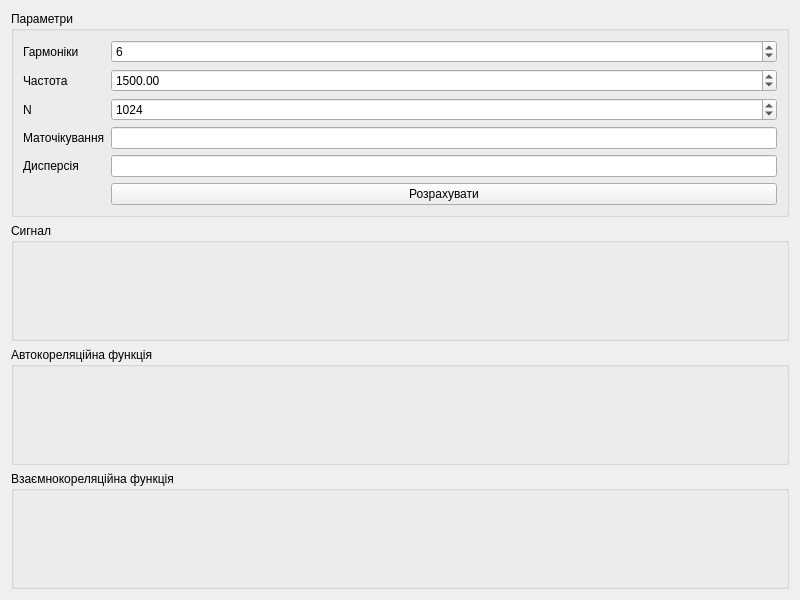
<?xml version="1.0" encoding="UTF-8"?>
<ui version="4.0">
 <class>Lab1</class>
 <widget class="QWidget" name="Lab1">
  <property name="geometry">
   <rect>
    <x>0</x>
    <y>0</y>
    <width>800</width>
    <height>600</height>
   </rect>
  </property>
  <property name="windowTitle">
   <string>Form</string>
  </property>
  <layout class="QGridLayout" name="gridLayout">
   <item row="2" column="0">
    <widget class="QGroupBox" name="autocorrelation">
     <property name="title">
      <string>Автокореляційна функція</string>
     </property>
     <layout class="QGridLayout" name="gridLayout_4"/>
    </widget>
   </item>
   <item row="0" column="0">
    <widget class="QGroupBox" name="parameters">
     <property name="title">
      <string>Параметри</string>
     </property>
     <layout class="QGridLayout" name="gridLayout_2">
      <item row="1" column="0">
       <widget class="QLabel" name="labelFrequency">
        <property name="text">
         <string>Частота</string>
        </property>
       </widget>
      </item>
      <item row="0" column="0">
       <widget class="QLabel" name="labelHarmonics">
        <property name="text">
         <string>Гармоніки</string>
        </property>
       </widget>
      </item>
      <item row="3" column="1">
       <widget class="QLineEdit" name="average">
        <property name="readOnly">
         <bool>true</bool>
        </property>
       </widget>
      </item>
      <item row="5" column="1">
       <widget class="QPushButton" name="pushButton">
        <property name="text">
         <string>Розрахувати</string>
        </property>
       </widget>
      </item>
      <item row="2" column="0">
       <widget class="QLabel" name="labelN">
        <property name="text">
         <string>N</string>
        </property>
       </widget>
      </item>
      <item row="1" column="1">
       <widget class="QDoubleSpinBox" name="frequency">
        <property name="minimum">
         <double>100.000000000000000</double>
        </property>
        <property name="maximum">
         <double>3000.000000000000000</double>
        </property>
        <property name="singleStep">
         <double>100.000000000000000</double>
        </property>
        <property name="value">
         <double>1500.000000000000000</double>
        </property>
       </widget>
      </item>
      <item row="3" column="0">
       <widget class="QLabel" name="labelAvg">
        <property name="text">
         <string>Маточікування</string>
        </property>
       </widget>
      </item>
      <item row="0" column="1">
       <widget class="QSpinBox" name="harmonics">
        <property name="minimum">
         <number>1</number>
        </property>
        <property name="maximum">
         <number>16</number>
        </property>
        <property name="value">
         <number>6</number>
        </property>
       </widget>
      </item>
      <item row="2" column="1">
       <widget class="QSpinBox" name="nInput">
        <property name="minimum">
         <number>32</number>
        </property>
        <property name="maximum">
         <number>2048</number>
        </property>
        <property name="value">
         <number>1024</number>
        </property>
       </widget>
      </item>
      <item row="4" column="0">
       <widget class="QLabel" name="label_2">
        <property name="text">
         <string>Дисперсія</string>
        </property>
       </widget>
      </item>
      <item row="4" column="1">
       <widget class="QLineEdit" name="dispersion">
        <property name="readOnly">
         <bool>true</bool>
        </property>
       </widget>
      </item>
     </layout>
    </widget>
   </item>
   <item row="1" column="0">
    <widget class="QGroupBox" name="signal">
     <property name="title">
      <string>Сигнал</string>
     </property>
     <layout class="QGridLayout" name="gridLayout_3"/>
    </widget>
   </item>
   <item row="3" column="0">
    <widget class="QGroupBox" name="crosscorrelation">
     <property name="title">
      <string>Взаємнокореляційна функція</string>
     </property>
     <layout class="QGridLayout" name="gridLayout_5"/>
    </widget>
   </item>
  </layout>
 </widget>
 <resources/>
 <connections/>
</ui>
